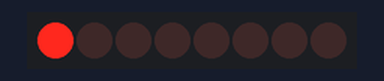
A sketch run on a simulated Arduino Mega 2560, built with avr-gcc and run on an emulated ATmega2560. On the bench: 8 shift-register outputs drawn as a row of LEDs (first output left, lit = HIGH). Wiring (inferred from the names in the program): shift register (74HC595): data pin 10; shift clock pin 8; latch pin 9. Wiring (inferred from the signals the program sends): row of LEDs: on Q0, Q1, Q2, Q3, Q4, Q5, Q6, Q7.

Above: at 0.05 s.
At 0.25 s:
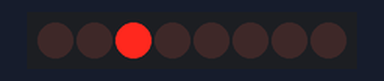
At 0.55 s:
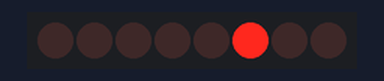
At 2.0 s:
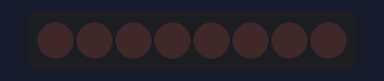
At 3.85 s:
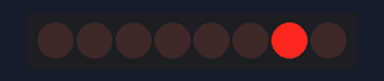
At 7.15 s:
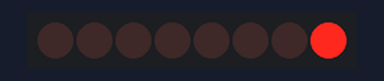
Timing chart, 0 to 7.5 s (numbered marks = the images above):
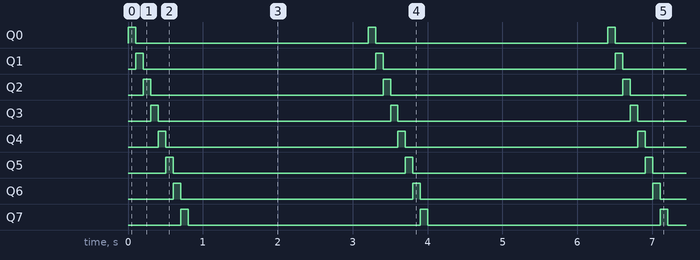

Measured:
- by itself, Q0–7: alternates HIGH for 0.10 s and LOW for 3.1 s

The sketch:

SRTests.ino
```cpp
const unsigned int clockP = 8;
const unsigned int latchP = 9;
const unsigned int dataP[4] = {10, 11, 12, 13};

void setup(){
  Serial.begin(9600);
  pinMode(latchP, OUTPUT);
  pinMode(clockP, OUTPUT);
  for(int i = 0; i < 4; i++){
    pinMode(dataP[i], OUTPUT);
  }

//  for(int block = 0; block < 4; block++){
//    digitalWrite(latchP, LOW);
//    shiftOut(dataP[block], clockP, MSBFIRST, 0);
//    digitalWrite(latchP, HIGH);
//  }
}

void loop(){
  int x;
  for(int block = 0; block < 4; block++){
    for(int i = 0; i < 8; i++){
      x = 1 << i;
      digitalWrite(latchP, LOW);
      shiftOut(dataP[block], clockP, MSBFIRST, x);
      digitalWrite(latchP, HIGH);
      delay(100);
    }
    digitalWrite(latchP, LOW);
    shiftOut(dataP[block], clockP, MSBFIRST, 0);
    digitalWrite(latchP, HIGH);
  }

}
```

Board.cpp
```cpp
#define __ASSERT_USE_STDERR
#include <Wire.h>
#include <Adafruit_PWMServoDriver.h>
#include <assert.h>
#include "Magnet.h"
#include "Board.h"
#include "Arduino.h"

Board::Board(){
  memset(board_layout, NULL, DIMENSION*DIMENSION);
}

Board::~Board(){
  for(int i = 0; i < DIMENSION*DIMENSION; i++){
    delete board_layout[i];
  }
}

Board::Board(int PWMPins[], int upPins[], int downPins[], int clockPin, int latchPin, int dataPin[DIMENSION*DIMENSION/4]){
  memset(board_layout, NULL, DIMENSION*DIMENSION);
  for(int i = 0; i < DIMENSION*DIMENSION; i++){
    board_layout[i] = new Magnet(PWMPins[i], upPins[i], downPins[i]);
  }
//  pinMode(clockPin, OUTPUT);
//  pinMode(latchPin, OUTPUT);
//  pinMode(dataPin, OUTPUT);

  MSR_clockP = clockPin;
  MSR_latchP = latchPin;
  for(int i = 0; i < DIMENSION*DIMENSION/4; ++i)
    MSR_dataP[i] = dataPin[i];
}

void Board::set(Adafruit_PWMServoDriver* Board_Ref){
  PWM_Board_ptr = Board_Ref;
}

Board::operator==(const float voltages[DIMENSION*DIMENSION]){
  for (int i = 0; i < DIMENSION*DIMENSION; i++){
    if (board_layout[i]->get_intensity() != voltages[i]){
      return false;
    }
  }
  return true;
}

Magnet * Board::get_magnet(int r, int c){
  return board_layout[(r * DIMENSION) + c];
}

void Board::set_voltage(float value, int r, int c){
  if(-5.0 > value || value > 5.0) return;
  Magnet * mag_ptr = get_magnet(r, c);
  mag_ptr -> Magnet::set_voltage(value, PWM_Board_ptr);
}

void Board::set_intensity(float value, int r, int c){
  if(-100.0 > value || value > 100.0) return;
  Magnet * mag_ptr = get_magnet(r, c);
  mag_ptr -> Magnet::set_intensity(value, PWM_Board_ptr);
}

void Board::set_all_voltages(float values[DIMENSION*DIMENSION]){
  for(int r = 0; r < DIMENSION; r++){
    for(int c = 0; c < DIMENSION; c++){
      set_voltage(values[DIMENSION*r+c], r, c);
    }
  }
}

void Board::set_all_intensity(float values[DIMENSION*DIMENSION]){
  for(int r = 0; r < DIMENSION; r++){
    for(int c = 0; c < DIMENSION; c++){
      set_intensity(values[DIMENSION*r+c], r, c);
    }
  }
}

void Board::set_all_directions(bool on_shift_reg){
  int block_byte;
  Magnet * mag_ptr;

  if(on_shift_reg){
    for(int block = 0; block < DIMENSION*DIMENSION/4; block++){
      block_byte = 0;
      for(int mag_id = 0; mag_id < 4; mag_id++){
        mag_ptr = get_magnet((block/(DIMENSION/4)), mag_id + (block%(DIMENSION/4)));
        block_byte = (block_byte << (mag_id*2)) || mag_ptr->get_B_field();
      }
      //write the block byte to the shift register you want to control
      digitalWrite(MSR_latchP, LOW);
      shiftOut(MSR_dataP[block], MSR_clockP, MSBFIRST, block_byte);
      digitalWrite(MSR_latchP, HIGH);
    }
  }
  else{
    for(int block = 0; block < (DIMENSION*DIMENSION/4); block++){
      for(int mag_id = 0; mag_id < 4; mag_id++){
        mag_ptr = get_magnet((block/4), mag_id + (block%4));
        digitalWrite(mag_ptr->get_upPin(), mag_ptr->get_B_field() & 1);
        digitalWrite(mag_ptr->get_downPin(), mag_ptr->get_B_field() >> 1);
      }
    }
  }
}

void Board::set_all_directions(int frame[DIMENSION*DIMENSION]){
  Magnet * mag_ptr;

  for(int block = 0; block < (DIMENSION*DIMENSION/4); block++){
//    for(int mag_id = 0; mag_id < 4; mag_id++){
//      mag_ptr = get_magnet((block/4), mag_id + (block%4));
//      digitalWrite(mag_ptr->get_upPin(), frame[mag_id] & 1);
//      digitalWrite(mag_ptr->get_downPin(), (frame[mag_id] >> 1) & 1);
//    }
    digitalWrite(MSR_latchP, LOW);
    shiftOut(MSR_dataP[block], MSR_clockP, MSBFIRST, 0);
    digitalWrite(MSR_latchP, HIGH);
  }
}

void Board::set_zero(){
  for(int r = 0; r < DIMENSION; r++){
    for(int c = 0; c < DIMENSION; c++){
      set_voltage(0, r, c);
    }
  }
  set_all_directions(true);

}

void Board::run_frames_intensity(float* vals[DIMENSION*DIMENSION], const int frames, int delayms){
  set_zero();
  for(int i = 0; i < frames; i++){
    set_all_intensity(vals[i]);
    delay(delayms);
  }
  set_zero();
}

void Board::print_connections(){
  String str;
  Magnet *mag_ptr;
  for(int r = 0; r < DIMENSION; r++){
    for(int c = 0; c < DIMENSION; c++){
      mag_ptr = get_magnet(r,c);
      str = "{" + (String)mag_ptr->get_PWMPin() + ", " + (String)mag_ptr->get_upPin() + ", " + (String)mag_ptr->get_downPin() + "}";
      Serial.print(str);
    }
    Serial.println();
  }
}

int * Board::print_voltages(){
  String str = "";
  float temp = 0.0;
  int arr[DIMENSION*DIMENSION];
  memset(arr, 0, DIMENSION*DIMENSION);
  Magnet *mag_ptr = NULL;
  Serial.print("{");
  for(int r = 0; r < DIMENSION; r++){
    for(int c = 0; c < DIMENSION; c++){
      mag_ptr = get_magnet(r,c);
      temp = mag_ptr->get_voltage();
      arr[r * DIMENSION + c] = temp;
      str = "[" + (String)temp + "]";
      Serial.print(str);
    }
    if (r != DIMENSION - 1){
      Serial.println();
    }
  }
  Serial.println("}");
  return arr;
}

int * Board::print_intensity(){
  String str = "";
  float temp = 0.0;
  int arr[DIMENSION*DIMENSION];
  memset(arr, 0, DIMENSION*DIMENSION);
  Magnet *mag_ptr = NULL;
  Serial.print("{");
  for(int r = 0; r < DIMENSION; r++){
    for(int c = 0; c < DIMENSION; c++){
      mag_ptr = get_magnet(r,c);
      temp = mag_ptr->get_intensity();
      arr[r * DIMENSION + c] = temp;
      str = "[" + (String)temp + "]";
      Serial.print(str);
    }
    if (r != DIMENSION - 1){
      Serial.println();
    }
  }
  Serial.print("}");
  return arr;
}
```

Board.h
```cpp
#ifndef Board_h
#define Board_h
#include <Wire.h>
#include <Adafruit_PWMServoDriver.h>
#include "Arduino.h"
#include "Magnet.h"

//DIMENSIONxDIMENSION BOARD
const int DIMENSION = 2;
//PWM Board pin
const unsigned int EOPin = 4;

class Board{
  private:
    Magnet * board_layout[DIMENSION*DIMENSION];
    Adafruit_PWMServoDriver * PWM_Board_ptr;
    //Main Shift Register pins;
    int MSR_clockP;
    int MSR_latchP;
    int MSR_dataP[DIMENSION*DIMENSION/4];

  public:

    //Board default constructor
    Board();

    //Board destructor
    ~Board();

    //Sets up board with given pin arrays
    Board(int PWMPins[], int upPins[], int downPins[], int clockPin, int latchPin, int dataPin[DIMENSION*DIMENSION]);

    //== operator overloading
    operator==(const float voltages[DIMENSION*DIMENSION]);

    void set(Adafruit_PWMServoDriver* Board_Ref);

    //Get the pointer to a magnet at a certain position
    Magnet * get_magnet(int r, int c);

    // Set up the voltage for a magnet
    void set_voltage(float value, int r, int c);
    // Set up the intensity of the signal for a magnet

    void set_intensity(float value, int r, int c);
    // Set up the voltage for all magnets

    void set_all_voltages(float values[DIMENSION*DIMENSION]);
    // Set up the intensities for all magnets

    void set_all_intensity(float values[DIMENSION*DIMENSION]);

    void set_all_directions(bool on_shift_reg);
    void set_all_directions(int frames[DIMENSION*DIMENSION]);

    // Set all magnets to 0
    void set_zero();

    // Set the array of intensity values for the board.
    // The vals array is multidimensional, and holds the
    // different values to be set on the board as frames.
    // Remember to pass the amount of sub arrays for each
    void run_frames_intensity(float* vals[DIMENSION*DIMENSION], const int frames, int delayms);

    //print the three pins corresponding to each magnet
    void print_connections();

    //print the voltage for each magnet on the board
    int * print_voltages();

    //print the intensity of the signal for each magnet on the board
    int * print_intensity();
};

#endif
```

Magnet.cpp
```cpp
#define __ASSERT_USE_STDERR
#include <Wire.h>
#include <Adafruit_PWMServoDriver.h>
#include <assert.h>
#include "Magnet.h"
#include "Arduino.h"

Magnet::Magnet(){
  voltage = 0;
  upPin = 0;
  downPin = 0;
  PWMPin = 0;
  active = false;
  B_field = 0;
  //Comment out if using shift registers
  pinMode(upPin, OUTPUT);
  pinMode(downPin, OUTPUT);
  pinMode(PWMPin, OUTPUT);
}
Magnet::Magnet(int p, int u, int d):
  upPin(u), downPin(d), PWMPin(p){
  voltage = 0;
  active = false;
  pinMode(upPin, OUTPUT);
  pinMode(downPin, OUTPUT);
  pinMode(PWMPin, OUTPUT);
}
int Magnet::get_PWMPin()const{
  return PWMPin;
}
int Magnet::get_upPin()const{
  return upPin;
}
int Magnet::get_downPin()const{
  return downPin;
}
float Magnet::get_voltage()const{
  return voltage;
}
float Magnet::get_intensity()const{
  return voltage*INTENSITY_RATIO/PIN_VOLTAGE;
}
int Magnet::get_B_field()const{
  return B_field;
}
bool Magnet::is_active()const{
  return active;
}
void Magnet::set_voltage(float new_v, Adafruit_PWMServoDriver *pwm_board){
  float temp = abs((new_v*PWM_RATIO)/PIN_VOLTAGE);
  unsigned int on_val = temp;
  unsigned int off_val = 0;
  voltage = new_v;

  if(new_v == 0){
    active = false;
    B_field = 0;
  }
  else{
    active = true;
    if (new_v > 0){
      B_field = 1;
    }
    else{
      B_field = 2;
    }
  }
  pwm_board->setPWM(PWMPin, on_val, off_val);
}
void Magnet::set_intensity(float intensity, Adafruit_PWMServoDriver *pwm_board){
  set_voltage(intensity*PIN_VOLTAGE/INTENSITY_RATIO, pwm_board);
}
```

Magnet.h
```cpp
#ifndef Magnet_h
#define Magnet_h
#include <Wire.h>
#include <Adafruit_PWMServoDriver.h>
#include "Arduino.h"

const float PIN_VOLTAGE = 5;
const float DIGITAL_ANALOG_CONVERSION_RATE = 255;
const float PWM_RATIO = 4096;
const float INTENSITY_RATIO = 100;

class Magnet{
  private:
    int PWMPin;  //Goes on bottom of the board
    int upPin;   //Control the direction of the magnetic
    int downPin; //field at the center of the coil
    float voltage;
    bool active;
    int B_field;      //Magnetic field pointing up

  public:
    Magnet();
    Magnet(int u, int d, int p);
    int get_PWMPin()const;
    int get_upPin()const;
    int get_downPin()const;
    float get_voltage()const;
    float get_intensity()const;
    int get_B_field()const;
    bool is_active()const;
    void set_voltage(float v, Adafruit_PWMServoDriver *pwm_board);
    //with a value -100 < intensity < 100, set up the voltage of the magnet
    void set_intensity(float intensity, Adafruit_PWMServoDriver *pwm_board);
};

#endif
```
